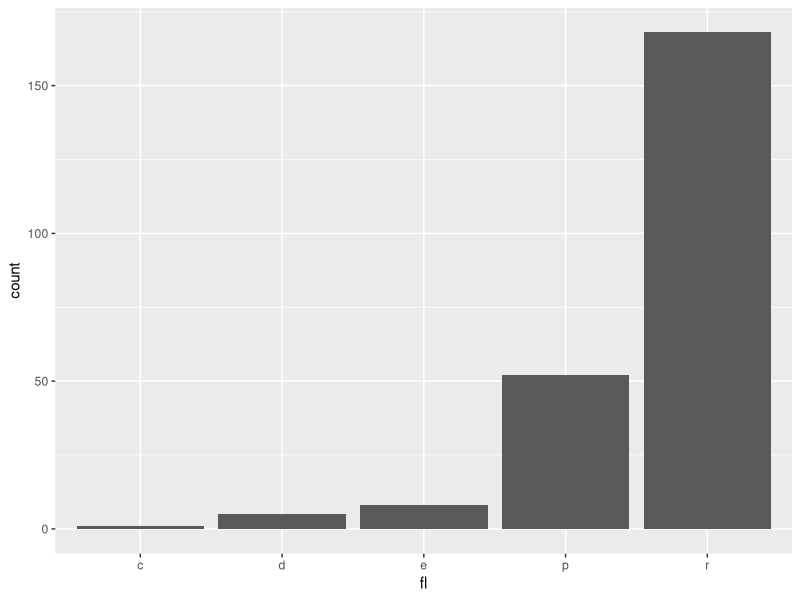
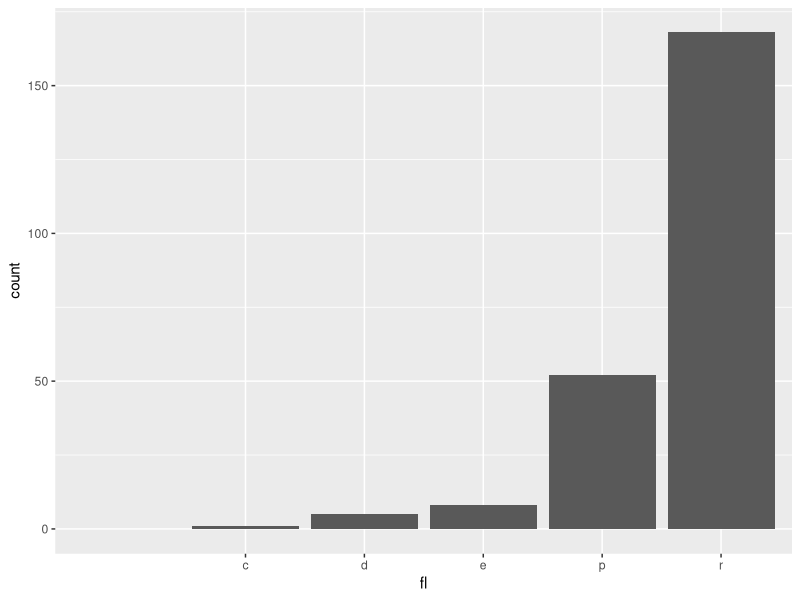
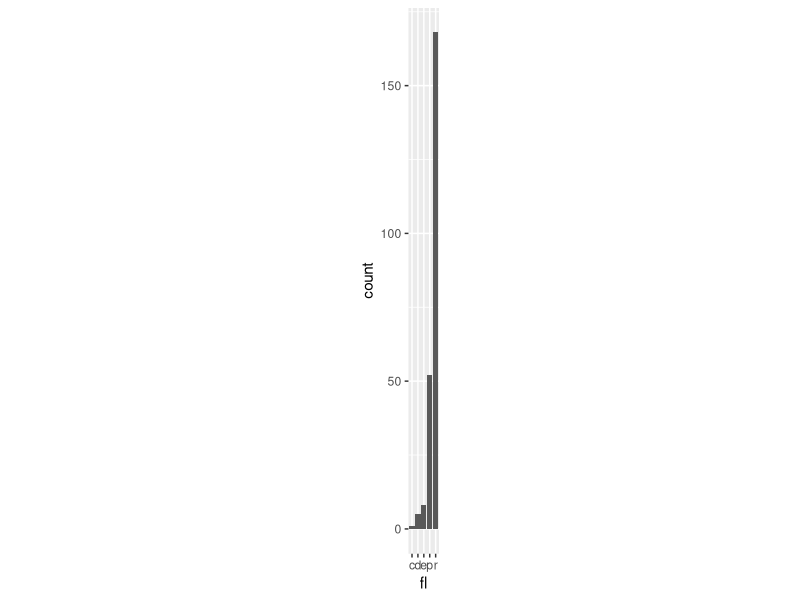
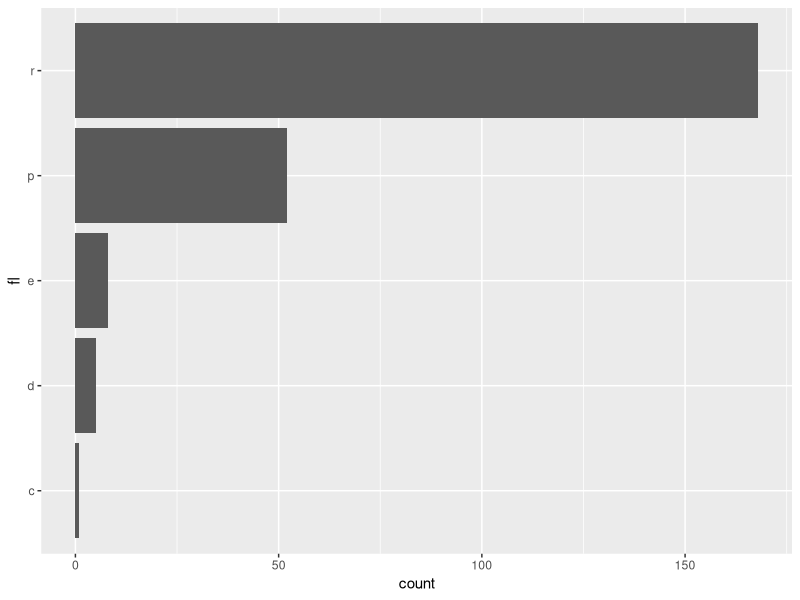
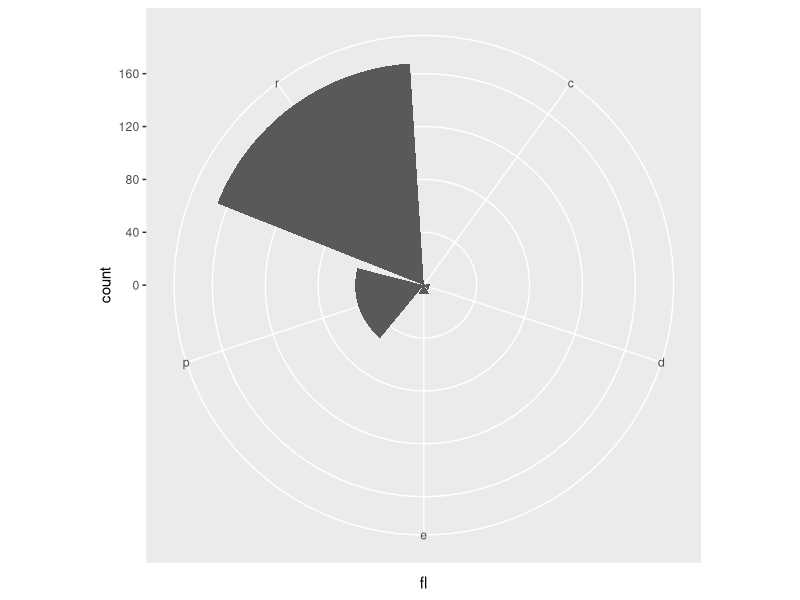
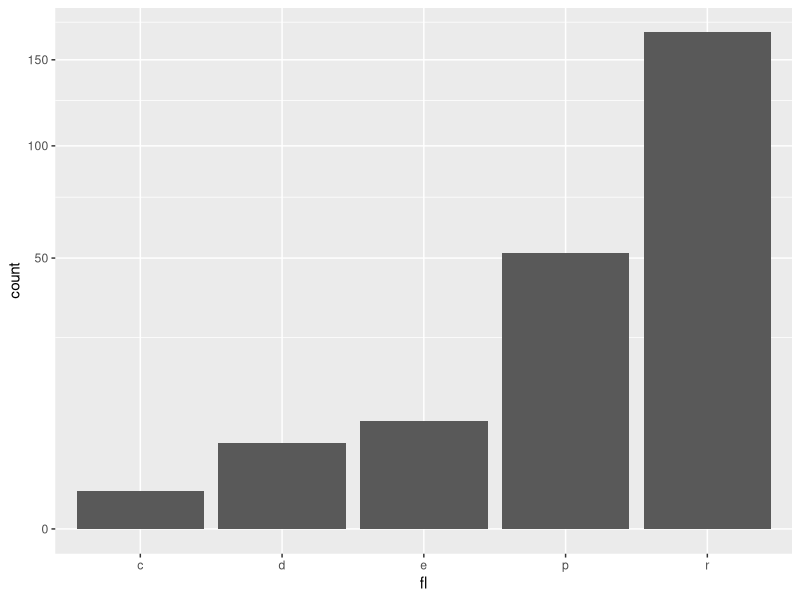

Source code (R) for these figures, in order:
## ---- chunk 1
library(ggplot2)
d <- ggplot(mpg, aes(fl))
u <- d + geom_bar()
u
## ---- chunk 2
u + coord_cartesian(xlim = c(0, 5))
## ---- chunk 3
u + coord_fixed(ratio = 1 / 2)
## ---- chunk 4
ggplot(mpg, aes(y = fl)) + geom_bar()
## ---- chunk 5
u + coord_polar(theta = "x", direction = 1)
## ---- chunk 6
u + coord_trans(y = "sqrt")
